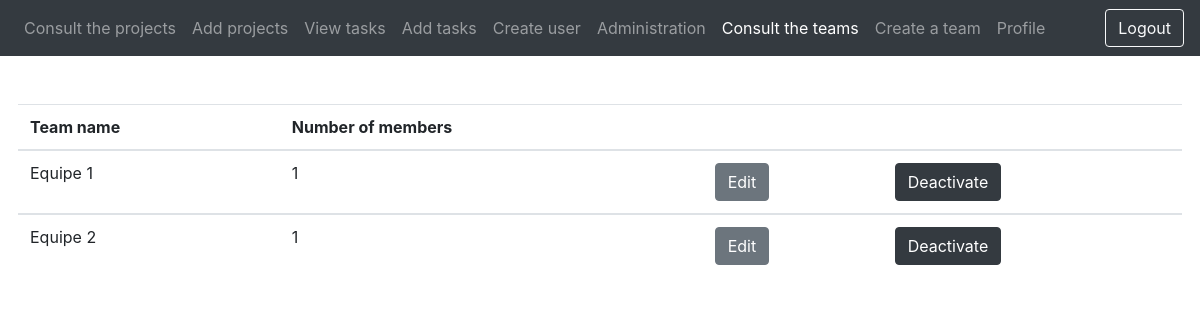
/interface/list_equipes.php, run on the app's committed database.
### tables this page shows
CREATE TABLE `equipes` (
  `id` int(11) NOT NULL,
  `nom` varchar(255) NOT NULL,
  `deactivate` varchar(3) DEFAULT NULL
);

### fonctionnalite/connexion.php (called while the page is built, shortened)
<?php
class connexion
{
    public function __construct($servname, $dbname, $user, $pass)
    {
        $this->dbco = new PDO("mysql:host=$servname;dbname=$dbname", $user, $pass);
        $this->dbco->setAttribute(PDO::ATTR_ERRMODE, PDO::ERRMODE_EXCEPTION);
        return $this->dbco;
    }
}

### fonctionnalite/gradeAdmin.php (the view, shortened to what this page needs)
<?php
class gradeAdmin
{
    private $connection;
    public function __construct(connexion $connexion)
    {
        $this->connection = $connexion->dbco;
    }
    public function listEquipes($traduction)
    {
        $requeteSql = "SELECT `id`, `nom` FROM `equipes` WHERE `deactivate` <> 'oui'";
        $sth = $this->connection->prepare($requeteSql);
        $sth->execute();
        $result = $sth->fetchAll(\PDO::FETCH_ASSOC);
        echo "<center><div style='max-width: 97%;'><table class='table table-hover'><thead>
                    <tr>
                        <th scope='col'>" . $traduction['LIST_EQUIPES']['TABLEAU_LIST_EQUIPES_NOM'] . "</th>
                        <th scope='col'>" . $traduction['LIST_EQUIPES']['TABLEAU_LIST_EQUIPES_MEMBRES'] . "</th>
                        <th scope='col'></th>
                        <th scope='col'></th>
                    </tr>
                    </thead>";
        foreach ($result as $row) {
            $nom_equipe = $row['nom'];
            echo "<tbody>
             <tr>
            <td>$nom_equipe</td>
            <td>";
            $requeteSql = "SELECT `id` FROM `equipes` WHERE `equipes`.`nom` = '$nom_equipe'";
            $sth = $this->connection->prepare($requeteSql);
            $sth->execute();
            $result = $sth->fetchAll(\PDO::FETCH_ASSOC);
            $id_equipes = $result[0]['id'];
            $requeteSql = "SELECT COUNT(`id_equipes`) AS `count` FROM `account` WHERE `account`.`id_equipes` = '$id_equipes'";
            $sth = $this->connection->prepare($requeteSql);
            $sth->execute();
            $result = $sth->fetchAll(\PDO::FETCH_ASSOC);
            $count = $result[0]['count'];
            echo $count;
            echo "</td>
            <td>";
            $id = $row['id'];
            if ($_SESSION['is_handicapped'] == 'non') {
                echo "<a href='modification_equipes_admin.php?nom_equipe=$nom_equipe&id=$id'>
                            <button type='button' class='btn btn-warning'>" . $traduction['LIST_EQUIPES']['BOUTON_MODIFIER'] . "</button></a>";
            } else {
                echo "<a href='modification_equipes_admin.php?nom_equipe=$nom_equipe&id=$id'>
                            <button type='button' class='btn btn-secondary'>" . $traduction['LIST_EQUIPES']['BOUTON_MODIFIER'] . "</button></a>";
            }
            echo "</td><td>";
            if ($_SESSION['is_handicapped'] == 'non') {
                echo "<a href='deactivate_equipes.php?id=$id'>
                            <button type='button' class='btn btn-danger'>" . $traduction['LIST_EQUIPES']['BOUTON_DESACTIVER'] . "</button></a>";
            } else {
                echo "<a href='deactivate_equipes.php?id=$id'>
                            <button type='button' class='btn btn-dark'>" . $traduction['LIST_EQUIPES']['BOUTON_DESACTIVER'] . "</button></a>";
            }
            echo "</td></tr></tbody>";
        }
        echo "</table></div></center>";
    }
}

### data on the page
equipes: nom "Equipe 1", count "1"
equipes: nom "Equipe 2", count "1"

### other printed values
$traduction['HEADER']['PAGE_CONSULTER_PROJETS'] "Consult the projects"
$traduction['HEADER']['PAGE_AJOUTER_PROJETS'] "Add projects"
$traduction['HEADER']['PAGE_CONSULTER_TACHES'] "View tasks"
$traduction['HEADER']['PAGE_AJOUTER_TACHES'] "Add tasks"
$traduction['HEADER']['PAGE_CREER_UTILISATEUR'] "Create user"
$traduction['HEADER']['PAGE_ADMINISTRATION'] "Administration"
$traduction['HEADER']['PAGE_CONSULTER_EQUIPES'] "Consult the teams"
$traduction['HEADER']['PAGE_CREER_EQUIPE'] "Create a team"
$traduction['HEADER']['PAGE_PROFIL'] "Profile"
$traduction['HEADER']['BOUTON_DECONNEXION'] "Logout"
$traduction['LIST_EQUIPES']['TABLEAU_LIST_EQUIPES_NOM'] "Team name"
$traduction['LIST_EQUIPES']['TABLEAU_LIST_EQUIPES_MEMBRES'] "Number of members"
